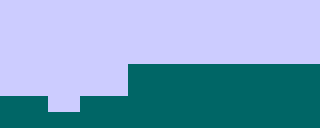

A 2D game scene composited from a Tiled map and its tileset images. What follows is a short description and the map's XML, with each tile layer's data collapsed to a summary:
An orthogonal 20x8 tile map with 16x16 px tiles, 1 tile layer (background) and 1 object (Hero).

<map version="1.0" orientation="orthogonal" width="20" height="8" tilewidth="16" tileheight="16">
 <tileset firstgid="1" name="test" tilewidth="16" tileheight="16">
  <image source="test.png" width="64" height="128" />
 </tileset>
 <layer name="background" width="20" height="8">
  <data>[160 cells, 160 non-empty, 2 distinct tile ids]</data>
 </layer>
 <objectgroup name="objects" width="20" height="8">
  <object name="hero" type="Hero" x="16" y="80" width="16" height="16" />
 </objectgroup>
</map>
